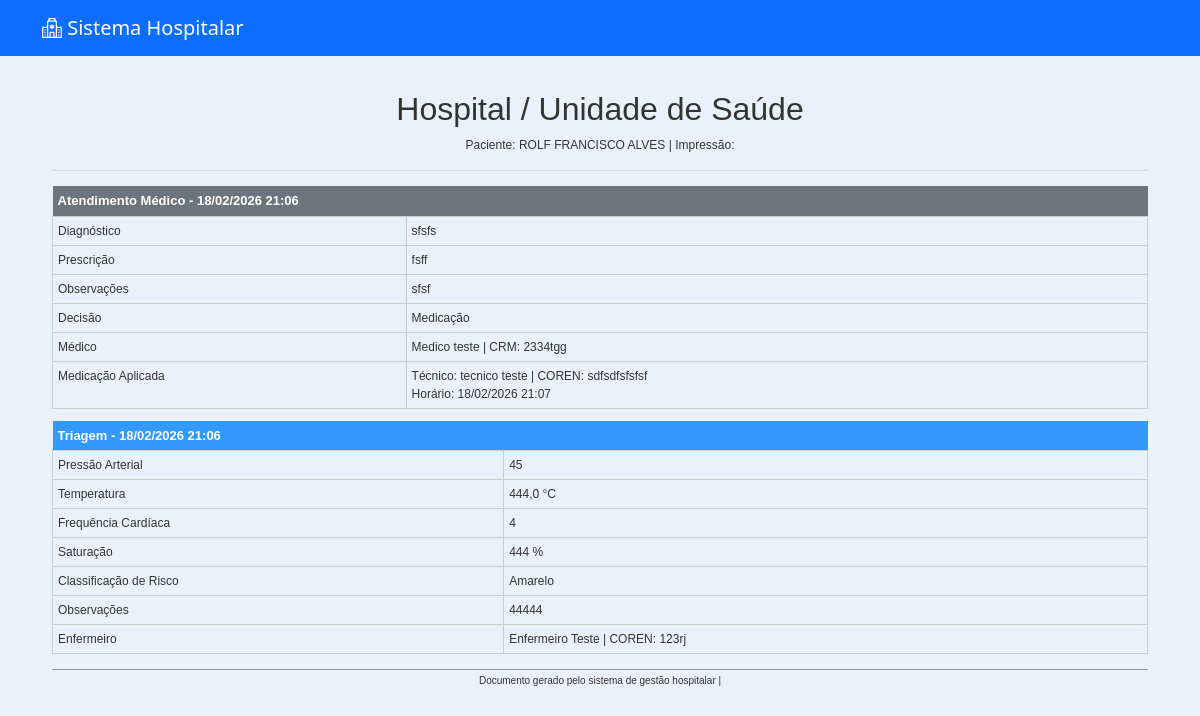
The app's page /pacientes/2/historico/, older data.
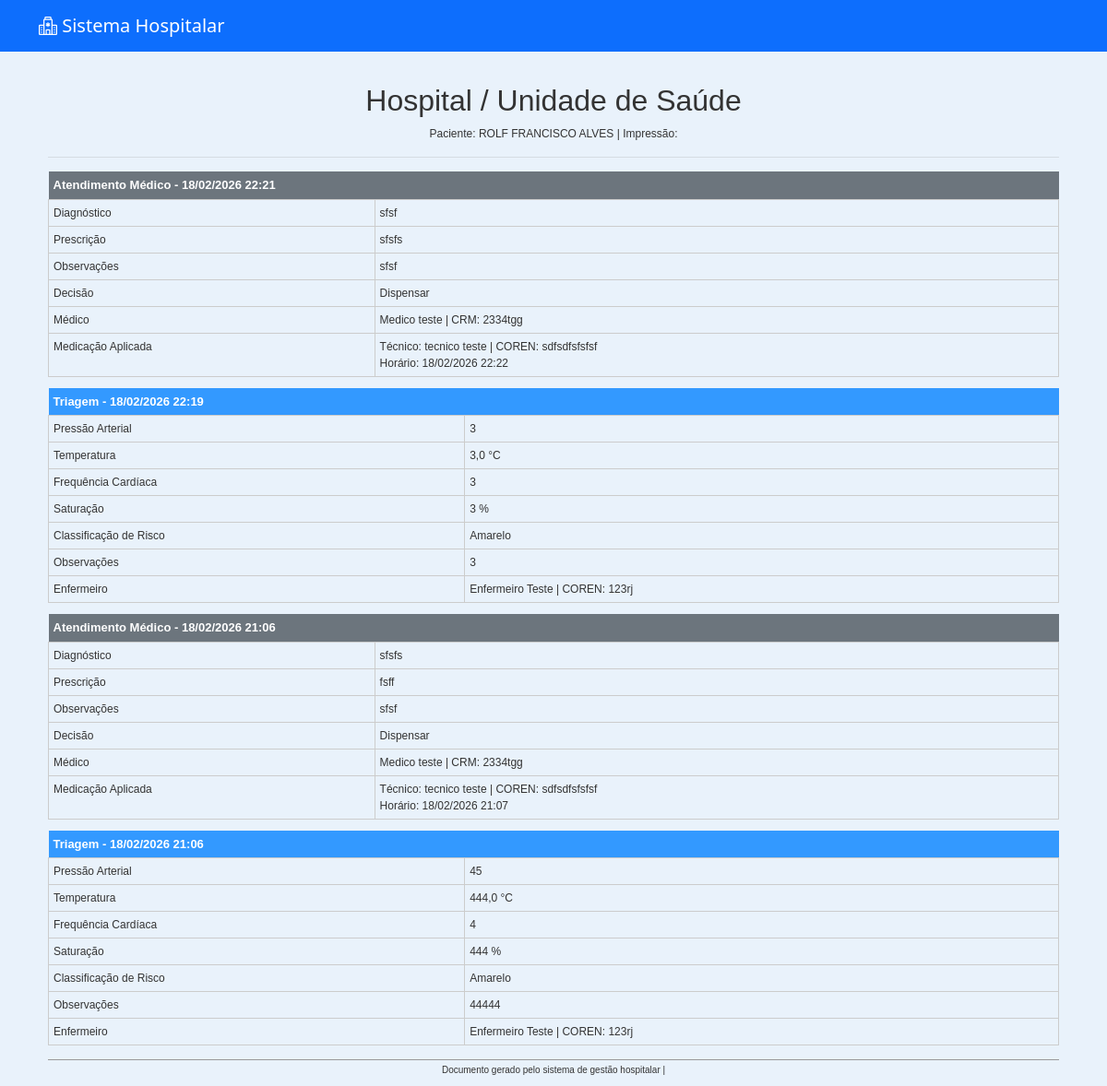
The same page, newer data.
### medico/models.py (models this page shows, shortened)
class Atendimento(models.Model):
    paciente = models.ForeignKey(
        Paciente,
        on_delete=models.CASCADE
    )
    medico = models.ForeignKey(
        Usuario,
        on_delete=models.SET_NULL,  # ⚠ Melhor que CASCADE
        null=True,
        related_name="atendimentos_realizados"
    )
    triagem = models.OneToOneField(
        Triagem,
        on_delete=models.CASCADE
    )
    diagnostico = models.TextField(blank=True, null=True)
    prescricao = models.TextField(blank=True, null=True)
    observacoes = models.TextField(blank=True, null=True)
    DECISAO_CHOICES = [
        ("dispensar", "Dispensar"),
        ("medicacao", "Medicação"),
        ("internacao", "Internação"),
    ]
    decisao = models.CharField(
        max_length=20,
        choices=DECISAO_CHOICES,
        blank=True,
        null=True
    )
    medicacao_aplicada = models.BooleanField(default=False)
    tecnico_aplicou = models.ForeignKey(
        Usuario,
        on_delete=models.SET_NULL,
        null=True,
        blank=True,
        related_name="medicacoes_aplicadas"
    )
    horario_medicacao = models.DateTimeField(
        null=True,
        blank=True
    )
    data_atendimento = models.DateTimeField(auto_now_add=True)
    finalizado = models.BooleanField(default=False)

### usuarios/models.py (models this page shows, shortened)
class Usuario(AbstractUser):
    PERFIL_CHOICES = [
        ('administrador', 'Administrador'),
        ('medico', 'Médico'),
        ('enfermeiro', 'Enfermeiro'),
        ('tecnico', 'Técnico'),
        ('recepcao', 'Recepção'),
    ]
    perfil = models.CharField(max_length=20, choices=PERFIL_CHOICES, default='recepcao')
    cpf = models.CharField("CPF", max_length=14, unique=True, blank=True, null=True)
    data_nascimento = models.DateField("Data de Nascimento", blank=True, null=True)
    telefone = models.CharField("Telefone", max_length=20, blank=True, null=True)
    endereco = models.CharField("Endereço", max_length=255, blank=True, null=True)
    cidade = models.CharField("Cidade", max_length=100, blank=True, null=True)
    estado = models.CharField("Estado", max_length=50, blank=True, null=True)
    cep = models.CharField("CEP", max_length=10, blank=True, null=True)
    crm = models.CharField("CRM", max_length=20, blank=True, null=True)
    coren = models.CharField("COREN", max_length=20, blank=True, null=True)

### triagem/models.py (models this page shows, shortened)
class Triagem(models.Model):
    RISCO_CHOICES = [
        ('Vermelho', 'Vermelho'),
        ('Laranja', 'Laranja'),
        ('Amarelo', 'Amarelo'),
        ('Verde', 'Verde'),
        ('Azul', 'Azul'),
    ]
    agendamento = models.OneToOneField(Agendamento, on_delete=models.CASCADE)
    paciente = models.ForeignKey(Paciente, on_delete=models.CASCADE)
    enfermeiro = models.ForeignKey(
        Usuario,
        on_delete=models.SET_NULL,
        null=True,
        blank=True,
        related_name="triagens_realizadas"
    )
    pressao_arterial = models.CharField(max_length=20)
    temperatura = models.DecimalField(max_digits=4, decimal_places=1)
    frequencia_cardiaca = models.IntegerField()
    saturacao = models.IntegerField()
    classificacao_risco = models.CharField(
        max_length=10,
        choices=RISCO_CHOICES,
        blank=True,
        null=True
    )
    observacoes = models.TextField(blank=True, null=True)
    atendido = models.BooleanField(default=False)
    data_triagem = models.DateTimeField(auto_now_add=True)

### pacientes/views.py (the view)
# urls.py: path('<int:paciente_id>/historico/', views.imprimir_historico, name='imprimir_historico'),  # atenção: mesma URL que acima
def imprimir_historico(request, paciente_id):
    paciente = get_object_or_404(Paciente, id=paciente_id)
    historico = []
    triagens = Triagem.objects.filter(paciente=paciente).order_by('-data_triagem')
    for t in triagens:
        historico.append({
            'tipo': 'triagem',
            'data': t.data_triagem,
            'obj': t
        })
    atendimentos = Atendimento.objects.filter(paciente=paciente).order_by('-data_atendimento')
    for a in atendimentos:
        historico.append({
            'tipo': 'atendimento',
            'data': a.data_atendimento,
            'obj': a
        })
    historico.sort(key=lambda x: x['data'], reverse=True)
    context = {
        'paciente': paciente,
        'historico': historico,
    }
    return render(request, 'pacientes/historico_imprimir.html', context)

### pacientes/templates/pacientes/historico_imprimir.html (shortened to what this page needs)
{% extends 'usuarios/base.html' %}
{% block content %}
<div class="historico-container">
    <div class="historico-header">
        <h2>Hospital / Unidade de Saúde</h2>
        <p>Paciente: {{ paciente.nome }} | Impressão: {{ now|date:"d/m/Y H:i" }}</p>
        <hr>
    </div>
    {% if historico %}
        {% for item in historico %}
            <table class="historico-table">
                <thead>
                    <tr class="{% if item.tipo == 'triagem' %}triagem{% else %}atendimento{% endif %}">
                        <th colspan="2">
                            {% if item.tipo == 'triagem' %}Triagem{% else %}Atendimento Médico{% endif %} - {{ item.data|date:"d/m/Y H:i" }}
                        </th>
                    </tr>
                </thead>
                <tbody>
                    {% if item.tipo == 'triagem' %}
                        <tr><td>Pressão Arterial</td><td>{{ item.obj.pressao_arterial }}</td></tr>
                        <tr><td>Temperatura</td><td>{{ item.obj.temperatura }} °C</td></tr>
                        <tr><td>Frequência Cardíaca</td><td>{{ item.obj.frequencia_cardiaca }}</td></tr>
                        <tr><td>Saturação</td><td>{{ item.obj.saturacao }} %</td></tr>
                        <tr><td>Classificação de Risco</td><td>{{ item.obj.classificacao_risco }}</td></tr>
                        {% if item.obj.observacoes %}<tr><td>Observações</td><td>{{ item.obj.observacoes }}</td></tr>{% endif %}
                        {% if item.obj.enfermeiro %}<tr><td>Enfermeiro</td><td>{{ item.obj.enfermeiro.get_full_name }} | COREN: {{ item.obj.enfermeiro.coren|default:"Não cadastrado" }}</td></tr>{% endif %}
                    {% else %}
                        {% if item.obj.diagnostico %}<tr><td>Diagnóstico</td><td>{{ item.obj.diagnostico }}</td></tr>{% endif %}
                        {% if item.obj.prescricao %}<tr><td>Prescrição</td><td>{{ item.obj.prescricao }}</td></tr>{% endif %}
                        {% if item.obj.observacoes %}<tr><td>Observações</td><td>{{ item.obj.observacoes }}</td></tr>{% endif %}
                        {% if item.obj.get_decisao_display %}<tr><td>Decisão</td><td>{{ item.obj.get_decisao_display }}</td></tr>{% endif %}
                        {% if item.obj.medico %}<tr><td>Médico</td><td>{{ item.obj.medico.get_full_name }} | CRM: {{ item.obj.medico.crm|default:"Não cadastrado" }}</td></tr>{% endif %}
                        {% if item.obj.medicacao_aplicada %}
                            <tr><td>Medicação Aplicada</td>
                                <td>
                                    {% if item.obj.tecnico_aplicou %}Técnico: {{ item.obj.tecnico_aplicou.get_full_name }} | COREN: {{ item.obj.tecnico_aplicou.coren|default:"Não cadastrado" }}<br>{% endif %}
                                    {% if item.obj.horario_medicacao %}Horário: {{ item.obj.horario_medicacao|date:"d/m/Y H:i" }}{% endif %}
                                </td>
                            </tr>
                        {% else %}
                            <tr><td>Medicação</td><td>Pendente</td></tr>
                        {% endif %}
                    {% endif %}
                </tbody>
            </table>
        {% endfor %}
    {% else %}
        <p>Nenhum histórico encontrado.</p>
    {% endif %}
    <div class="historico-footer">
        Documento gerado pelo sistema de gestão hospitalar | {{ now|date:"d/m/Y H:i" }}
    </div>
</div>
{% endblock %}

Row changes from the older to the newer data that the page shows:
added Atendimento: shows "Atendimento Médico", data "18/02/2026 22:21", obj.diagnostico "sfsf", obj.prescricao "sfsfs", obj.observacoes "sfsf", obj.decisao "Dispensar", obj.medico.get_full_name "Medico teste", obj.medico.crm "2334tgg", obj.tecnico_aplicou.get_full_name "tecnico teste", obj.tecnico_aplicou.coren "sdfsdfsfsfsf", obj.horario_medicacao "18/02/2026 22:22"
added Triagem: shows "Triagem", data "18/02/2026 22:19", obj.pressao_arterial "3", obj.temperatura "3,0", obj.frequencia_cardiaca "3", obj.saturacao "3", obj.classificacao_risco "Amarelo", obj.observacoes "3", obj.enfermeiro.get_full_name "Enfermeiro Teste", obj.enfermeiro.coren "123rj"
changed Atendimento "fsff": obj.decisao "Medicação" → "Dispensar"
